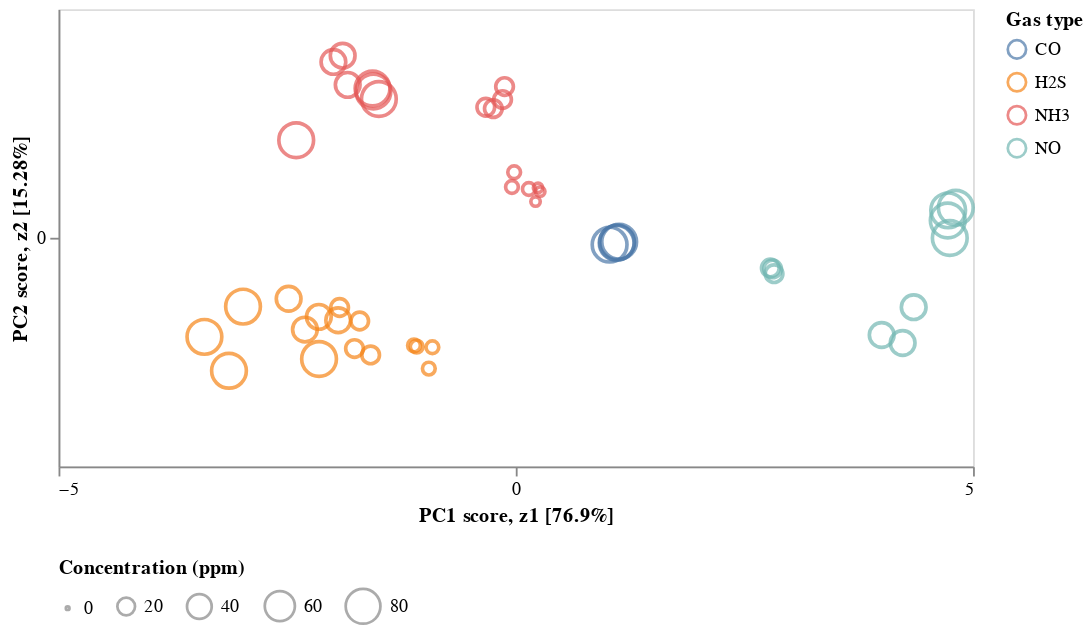

The notebook cell this image was saved under:
### Code cell
# prompt: Using dataframe pcs_and_exps: Make a 2d bubble plot with PC1 on the x-axis and PC2 on the y-axis, have only edge color based on gas and size based on ppm, have 2 separate legends for gas and ppm

import altair as alt
alt.Chart(pcs_and_exps).mark_point().encode(
    alt.X('PC1', title='PC1 score, ' + 'z1 ['+str(round(z1, 3)*100) + '%]',
          scale=alt.Scale(domain=(-5,5)), axis=alt.Axis(tickMinStep=5)),
    alt.Y('PC2', title='PC2 score, ' + 'z2 ['+str(round(z2, 4)*100) + '%]',
          scale=alt.Scale(domain=(-2.5,2.5)), axis=alt.Axis(tickMinStep=4)),
    color=alt.Color('gas', legend=alt.Legend(title="Gas type")),
    size=alt.Size('ppm', legend=alt.Legend(title="Concentration (ppm)", orient='bottom'))
).configure_mark(
    filled=False
).configure_axis(
    grid=False
).properties(
    width=500,
    height=250
)

### Figure 1 — Vega-Lite specification as saved in the notebook (floating-point values rounded to 4 significant figures)
{"config": {"view": {"continuousWidth": 400, "continuousHeight": 300}, "axis": {"grid": false}, "mark": {"filled": false}}, "data": {"name": "data-d51763f8a69abf03aecb58a9123fdc45"}, "mark": "point", "encoding": {"color": {"field": "gas", "legend": {"title": "Gas type"}, "type": "nominal"}, "size": {"field": "ppm", "legend": {"orient": "bottom", "title": "Concentration (ppm)"}, "type": "quantitative"}, "x": {"axis": {"tickMinStep": 5}, "field": "PC1", "scale": {"domain": [-5, 5]}, "title": "PC1 score, z1 [76.9%]", "type": "quantitative"}, "y": {"axis": {"tickMinStep": 4}, "field": "PC2", "scale": {"domain": [-2.5, 2.5]}, "title": "PC2 score, z2 [15.28%]", "type": "quantitative"}}, "height": 250, "width": 500, "$schema": "https://vega.github.io/schema/vega-lite/v4.17.0.json", "datasets": {"data-d51763f8a69abf03aecb58a9123fdc45": [{"gas": "CO", "carrier": "N2_dry", "ppm": 80, "rep_id": 0, "PC1": 1.026, "PC2": -0.07538}, {"gas": "CO", "carrier": "N2_dry", "ppm": 80, "rep_id": 1, "PC1": 1.131, "PC2": -0.04338}, {"gas": "CO", "carrier": "N2_dry", "ppm": 80, "rep_id": 2, "PC1": 1.108, "PC2": -0.05013}, {"gas": "CO", "carrier": "N2_dry", "ppm": 80, "rep_id": 3, "PC1": 1.103, "PC2": -0.05623}, {"gas": "H2S", "carrier": "N2_dry", "ppm": 10, "rep_id": 0, "PC1": -1.084, "PC2": -1.19}, {"gas": "H2S", "carrier": "N2_dry", "ppm": 10, "rep_id": 1, "PC1": -0.9119, "PC2": -1.196}, {"gas": "H2S", "carrier": "N2_dry", "ppm": 10, "rep_id": 2, "PC1": -1.113, "PC2": -1.177}, {"gas": "H2S", "carrier": "N2_dry", "ppm": 10, "rep_id": 3, "PC1": -0.9507, "PC2": -1.43}, {"gas": "H2S", "carrier": "N2_dry", "ppm": 20, "rep_id": 0, "PC1": -1.926, "PC2": -0.7628}, {"gas": "H2S", "carrier": "N2_dry", "ppm": 20, "rep_id": 1, "PC1": -1.764, "PC2": -1.211}, {"gas": "H2S", "carrier": "N2_dry", "ppm": 20, "rep_id": 2, "PC1": -1.707, "PC2": -0.9105}, {"gas": "H2S", "carrier": "N2_dry", "ppm": 20, "rep_id": 3, "PC1": -1.587, "PC2": -1.281}, {"gas": "H2S", "carrier": "N2_dry", "ppm": 40, "rep_id": 0, "PC1": -2.484, "PC2": -0.6662}, {"gas": "H2S", "carrier": "N2_dry", "ppm": 40, "rep_id": 1, "PC1": -2.153, "PC2": -0.8648}, {"gas": "H2S", "carrier": "N2_dry", "ppm": 40, "rep_id": 2, "PC1": -1.942, "PC2": -0.9025}, {"gas": "H2S", "carrier": "N2_dry", "ppm": 40, "rep_id": 3, "PC1": -2.306, "PC2": -1.004}, {"gas": "H2S", "carrier": "N2_dry", "ppm": 80, "rep_id": 0, "PC1": -3.405, "PC2": -1.083}, {"gas": "H2S", "carrier": "N2_dry", "ppm": 80, "rep_id": 1, "PC1": -2.982, "PC2": -0.7528}, {"gas": "H2S", "carrier": "N2_dry", "ppm": 80, "rep_id": 2, "PC1": -3.136, "PC2": -1.455}, {"gas": "H2S", "carrier": "N2_dry", "ppm": 80, "rep_id": 3, "PC1": -2.151, "PC2": -1.325}, {"gas": "NH3", "carrier": "N2_dry", "ppm": 5, "rep_id": 0, "PC1": 0.2436, "PC2": 0.5458}, {"gas": "NH3", "carrier": "N2_dry", "ppm": 5, "rep_id": 1, "PC1": 0.2675, "PC2": 0.5055}, {"gas": "NH3", "carrier": "N2_dry", "ppm": 5, "rep_id": 2, "PC1": 0.2163, "PC2": 0.396}, {"gas": "NH3", "carrier": "N2_dry", "ppm": 10, "rep_id": 0, "PC1": -0.01759, "PC2": 0.7164}, {"gas": "NH3", "carrier": "N2_dry", "ppm": 10, "rep_id": 1, "PC1": -0.0417, "PC2": 0.5548}, {"gas": "NH3", "carrier": "N2_dry", "ppm": 10, "rep_id": 2, "PC1": 0.143, "PC2": 0.5328}, {"gas": "NH3", "carrier": "N2_dry", "ppm": 20, "rep_id": 0, "PC1": -0.1444, "PC2": 1.511}, {"gas": "NH3", "carrier": "N2_dry", "ppm": 20, "rep_id": 1, "PC1": -0.1226, "PC2": 1.653}, {"gas": "NH3", "carrier": "N2_dry", "ppm": 20, "rep_id": 2, "PC1": -0.2453, "PC2": 1.412}, {"gas": "NH3", "carrier": "N2_dry", "ppm": 20, "rep_id": 3, "PC1": -0.3277, "PC2": 1.427}, {"gas": "NH3", "carrier": "N2_dry", "ppm": 40, "rep_id": 0, "PC1": -1.994, "PC2": 1.923}, {"gas": "NH3", "carrier": "N2_dry", "ppm": 40, "rep_id": 1, "PC1": -1.893, "PC2": 1.991}, {"gas": "NH3", "carrier": "N2_dry", "ppm": 40, "rep_id": 2, "PC1": -1.838, "PC2": 1.672}, {"gas": "NH3", "carrier": "N2_dry", "ppm": 80, "rep_id": 0, "PC1": -1.497, "PC2": 1.518}, {"gas": "NH3", "carrier": "N2_dry", "ppm": 80, "rep_id": 1, "PC1": -1.557, "PC2": 1.6}, {"gas": "NH3", "carrier": "N2_dry", "ppm": 80, "rep_id": 2, "PC1": -1.566, "PC2": 1.632}, {"gas": "NH3", "carrier": "N2_dry", "ppm": 80, "rep_id": 3, "PC1": -2.401, "PC2": 1.067}, {"gas": "NO", "carrier": "N2_dry", "ppm": 20, "rep_id": 0, "PC1": 2.783, "PC2": -0.3306}, {"gas": "NO", "carrier": "N2_dry", "ppm": 20, "rep_id": 1, "PC1": 2.809, "PC2": -0.3408}, {"gas": "NO", "carrier": "N2_dry", "ppm": 20, "rep_id": 2, "PC1": 2.824, "PC2": -0.3925}, {"gas": "NO", "carrier": "N2_dry", "ppm": 40, "rep_id": 0, "PC1": 4.23, "PC2": -1.151}, {"gas": "NO", "carrier": "N2_dry", "ppm": 40, "rep_id": 1, "PC1": 4.001, "PC2": -1.063}, {"gas": "NO", "carrier": "N2_dry", "ppm": 40, "rep_id": 2, "PC1": 4.351, "PC2": -0.7589}, {"gas": "NO", "carrier": "N2_dry", "ppm": 80, "rep_id": 0, "PC1": 4.746, "PC2": -0.002308}, {"gas": "NO", "carrier": "N2_dry", "ppm": 80, "rep_id": 1, "PC1": 4.812, "PC2": 0.3281}, {"gas": "NO", "carrier": "N2_dry", "ppm": 80, "rep_id": 2, "PC1": 4.728, "PC2": 0.3}, {"gas": "NO", "carrier": "N2_dry", "ppm": 80, "rep_id": 3, "PC1": 4.723, "PC2": 0.1889}]}}
